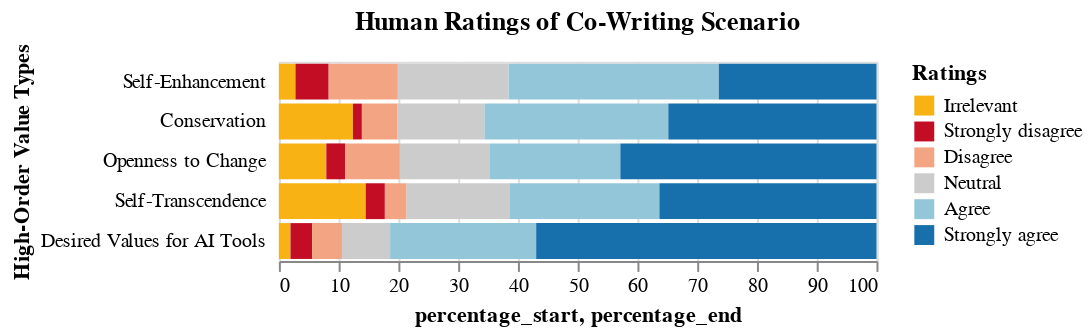

Notebook source saved alongside this figure:
### Code cell
human_s3_source = value_content_count_plot_data(human_structured_data_s3)
plot = plot_value_content(human_s3_source, figure_title="Human Ratings of Co-Writing Scenario", legend_title="Ratings",  y_axis_title="High-Order Value Types")
plot
plot

### Figure 1 — Vega-Lite specification as saved in the notebook (floating-point values rounded to 4 significant figures)
{"config": {"view": {"continuousWidth": 300, "continuousHeight": 300}}, "data": {"name": "data-92448dbc3d0b15c7d3464da08097ca5b"}, "mark": {"type": "bar"}, "encoding": {"color": {"field": "type", "scale": {"domain": ["Irrelevant", "Strongly disagree", "Disagree", "Neutral", "Agree", "Strongly agree"], "range": ["#F8B214", "#c30d24", "#f3a583", "#cccccc", "#94c6da", "#1770ab"]}, "title": "Ratings", "type": "nominal"}, "x": {"axis": {"title": "percentage_start, percentage_end"}, "field": "percentage_start", "type": "quantitative"}, "x2": {"field": "percentage_end"}, "y": {"axis": {"domain": false, "minExtent": 60, "offset": 5, "ticks": false, "title": "High-Order Value Types"}, "field": "higher_order_value_types", "sort": {"field": "order"}, "type": "nominal"}}, "title": "Human Ratings of Co-Writing Scenario", "$schema": "https://vega.github.io/schema/vega-lite/v5.15.1.json", "datasets": {"data-92448dbc3d0b15c7d3464da08097ca5b": [{"higher_order_value_types": "Conservation", "ratings": -3.0, "count": 58, "order": 2, "type": "Irrelevant", "percentage": 12.39, "percentage_end": 12.39, "percentage_start": 0.0}, {"higher_order_value_types": "Conservation", "ratings": -2.0, "count": 7, "order": 2, "type": "Strongly disagree", "percentage": 1.496, "percentage_end": 13.89, "percentage_start": 12.39}, {"higher_order_value_types": "Conservation", "ratings": -1.0, "count": 28, "order": 2, "type": "Disagree", "percentage": 5.983, "percentage_end": 19.87, "percentage_start": 13.89}, {"higher_order_value_types": "Conservation", "ratings": 0.0, "count": 68, "order": 2, "type": "Neutral", "percentage": 14.53, "percentage_end": 34.4, "percentage_start": 19.87}, {"higher_order_value_types": "Conservation", "ratings": 1.0, "count": 144, "order": 2, "type": "Agree", "percentage": 30.77, "percentage_end": 65.17, "percentage_start": 34.4}, {"higher_order_value_types": "Conservation", "ratings": 2.0, "count": 163, "order": 2, "type": "Strongly agree", "percentage": 34.83, "percentage_end": 100.0, "percentage_start": 65.17}, {"higher_order_value_types": "Desired Values for AI Tools", "ratings": -3.0, "count": 7, "order": 5, "type": "Irrelevant", "percentage": 1.944, "percentage_end": 1.944, "percentage_start": 0.0}, {"higher_order_value_types": "Desired Values for AI Tools", "ratings": -2.0, "count": 13, "order": 5, "type": "Strongly disagree", "percentage": 3.611, "percentage_end": 5.556, "percentage_start": 1.944}, {"higher_order_value_types": "Desired Values for AI Tools", "ratings": -1.0, "count": 18, "order": 5, "type": "Disagree", "percentage": 5.0, "percentage_end": 10.56, "percentage_start": 5.556}, {"higher_order_value_types": "Desired Values for AI Tools", "ratings": 0.0, "count": 29, "order": 5, "type": "Neutral", "percentage": 8.056, "percentage_end": 18.61, "percentage_start": 10.56}, {"higher_order_value_types": "Desired Values for AI Tools", "ratings": 1.0, "count": 88, "order": 5, "type": "Agree", "percentage": 24.44, "percentage_end": 43.06, "percentage_start": 18.61}, {"higher_order_value_types": "Desired Values for AI Tools", "ratings": 2.0, "count": 205, "order": 5, "type": "Strongly agree", "percentage": 56.94, "percentage_end": 100.0, "percentage_start": 43.06}, {"higher_order_value_types": "Openness to Change", "ratings": -3.0, "count": 20, "order": 3, "type": "Irrelevant", "percentage": 7.937, "percentage_end": 7.937, "percentage_start": 0.0}, {"higher_order_value_types": "Openness to Change", "ratings": -2.0, "count": 8, "order": 3, "type": "Strongly disagree", "percentage": 3.175, "percentage_end": 11.11, "percentage_start": 7.937}, {"higher_order_value_types": "Openness to Change", "ratings": -1.0, "count": 23, "order": 3, "type": "Disagree", "percentage": 9.127, "percentage_end": 20.24, "percentage_start": 11.11}, {"higher_order_value_types": "Openness to Change", "ratings": 0.0, "count": 38, "order": 3, "type": "Neutral", "percentage": 15.08, "percentage_end": 35.32, "percentage_start": 20.24}, {"higher_order_value_types": "Openness to Change", "ratings": 1.0, "count": 55, "order": 3, "type": "Agree", "percentage": 21.83, "percentage_end": 57.14, "percentage_start": 35.32}, {"higher_order_value_types": "Openness to Change", "ratings": 2.0, "count": 108, "order": 3, "type": "Strongly agree", "percentage": 42.86, "percentage_end": 100.0, "percentage_start": 57.14}, {"higher_order_value_types": "Self-Enhancement", "ratings": -3.0, "count": 6, "order": 1, "type": "Irrelevant", "percentage": 2.778, "percentage_end": 2.778, "percentage_start": 0.0}, {"higher_order_value_types": "Self-Enhancement", "ratings": -2.0, "count": 12, "order": 1, "type": "Strongly disagree", "percentage": 5.556, "percentage_end": 8.333, "percentage_start": 2.778}, {"higher_order_value_types": "Self-Enhancement", "ratings": -1.0, "count": 25, "order": 1, "type": "Disagree", "percentage": 11.57, "percentage_end": 19.91, "percentage_start": 8.333}, {"higher_order_value_types": "Self-Enhancement", "ratings": 0.0, "count": 40, "order": 1, "type": "Neutral", "percentage": 18.52, "percentage_end": 38.43, "percentage_start": 19.91}, {"higher_order_value_types": "Self-Enhancement", "ratings": 1.0, "count": 76, "order": 1, "type": "Agree", "percentage": 35.19, "percentage_end": 73.61, "percentage_start": 38.43}, {"higher_order_value_types": "Self-Enhancement", "ratings": 2.0, "count": 57, "order": 1, "type": "Strongly agree", "percentage": 26.39, "percentage_end": 100.0, "percentage_start": 73.61}, {"higher_order_value_types": "Self-Transcendence", "ratings": -3.0, "count": 68, "order": 4, "type": "Irrelevant", "percentage": 14.53, "percentage_end": 14.53, "percentage_start": 0.0}, {"higher_order_value_types": "Self-Transcendence", "ratings": -2.0, "count": 15, "order": 4, "type": "Strongly disagree", "percentage": 3.205, "percentage_end": 17.74, "percentage_start": 14.53}, {"higher_order_value_types": "Self-Transcendence", "ratings": -1.0, "count": 17, "order": 4, "type": "Disagree", "percentage": 3.632, "percentage_end": 21.37, "percentage_start": 17.74}, {"higher_order_value_types": "Self-Transcendence", "ratings": 0.0, "count": 81, "order": 4, "type": "Neutral", "percentage": 17.31, "percentage_end": 38.68, "percentage_start": 21.37}, {"higher_order_value_types": "Self-Transcendence", "ratings": 1.0, "count": 117, "order": 4, "type": "Agree", "percentage": 25.0, "percentage_end": 63.68, "percentage_start": 38.68}, {"higher_order_value_types": "Self-Transcendence", "ratings": 2.0, "count": 170, "order": 4, "type": "Strongly agree", "percentage": 36.32, "percentage_end": 100.0, "percentage_start": 63.68}]}}
